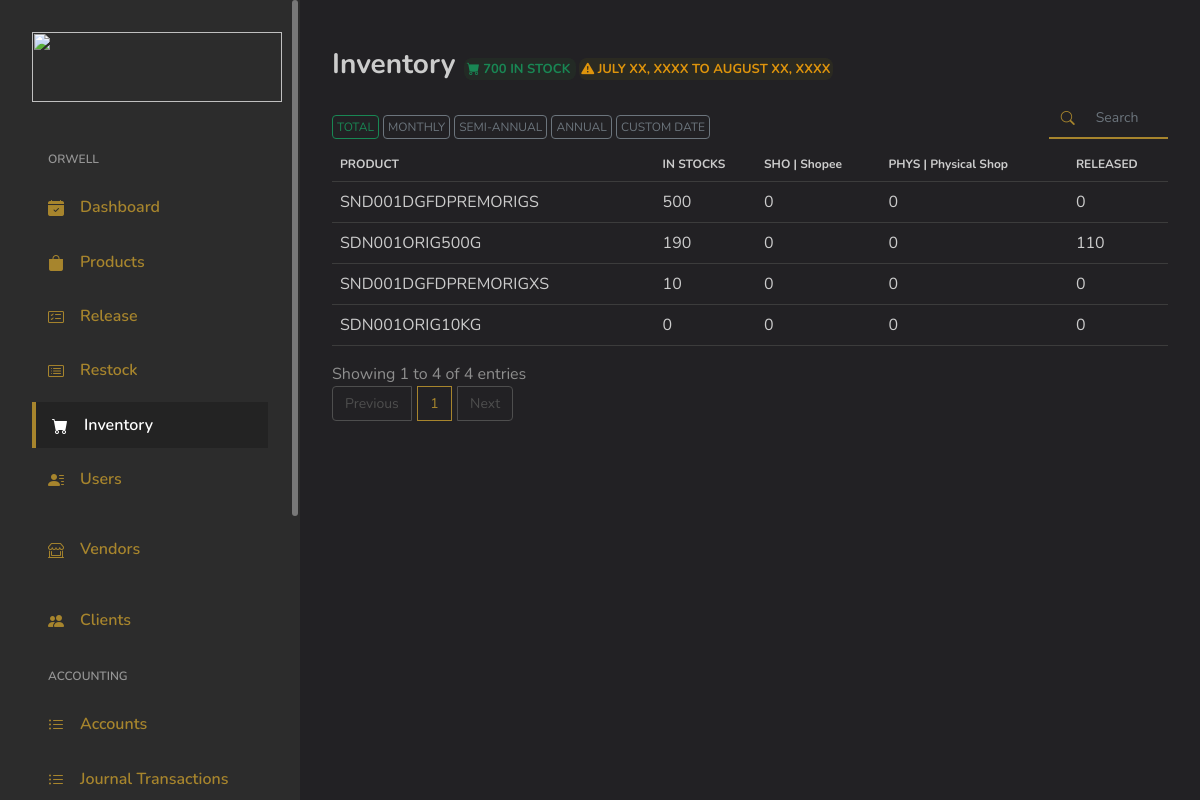
Page /index.php/admin/inventory on the earlier database version.
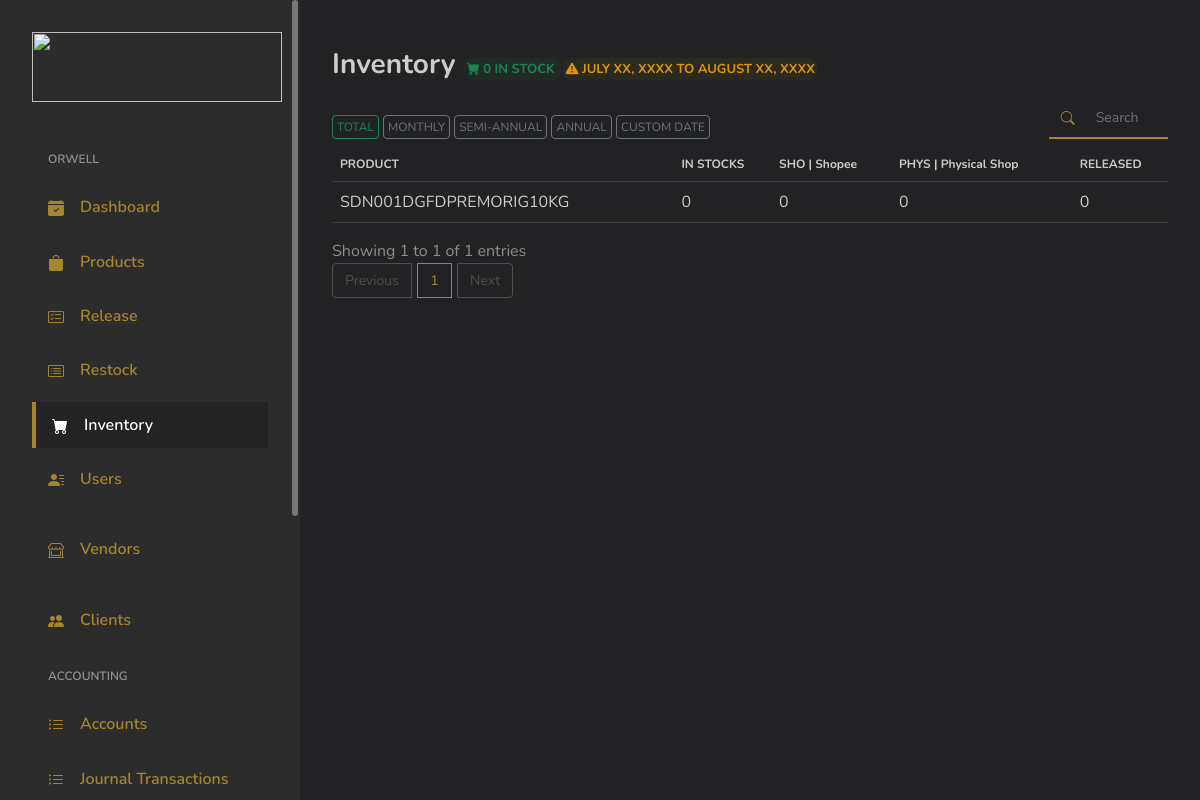
Same page on the later database version.
### tables this page shows
CREATE TABLE `products` (
  `ID` int(11) NOT NULL,
  `U_ID` int(11) DEFAULT NULL,
  `Code` varchar(255) DEFAULT NULL,
  `Product_Name` varchar(255) DEFAULT NULL,
  `Description` text DEFAULT NULL,
  `InStock` int(255) DEFAULT 0,
  `Released` int(255) DEFAULT 0,
  `Product_Category` varchar(255) DEFAULT NULL,
  `Product_Weight` varchar(255) DEFAULT NULL,
  `Price_PerItem` varchar(255) DEFAULT NULL,
  `Cost_PerItem` varchar(255) DEFAULT NULL,
  `DateAdded` varchar(255) DEFAULT NULL,
  `PriceSelling` varchar(255) DEFAULT '0',
  `Barcode_Images` varchar(255) DEFAULT NULL,
  `Status` int(11) DEFAULT NULL COMMENT '1 = added\r\n2 = archive\r\n3 = removed'
);

### application/controllers/Admin.php (called while the page is built, shortened)
<?php
class Admin extends MY_Controller {
	public $globalData = [];
	public function __construct()
	{
		$this->load->model('Model_Selects');
		$this->load->model('Model_Security');
		$this->load->model('Model_Inserts');
		$this->load->model('Model_Logbook');
		$this->load->model('Model_Updates');
		$this->load->model('Model_Deletes');
	}
	public function inventory()
	{
		$data = [];
		$data = array_merge($data, $this->globalData);
		$header['pageTitle'] = 'Inventory';
		$data['globalHeader'] = $this->load->view('main/globals/header', $header);
		$this->load->view('admin/inventory', $data);
	}
}

### index.php (called while the page is built, shortened)
<?php
require_once BASEPATH.'core/CodeIgniter.php';

### application/models/Model_Selects.php (called while the page is built, shortened)
<?php
class Model_Selects extends CI_Model {
	public function GetAllProducts()
	{
		$this->db->select('*');
		$this->db->order_by('ID', 'asc');
		$result = $this->db->get('products');
		return $result;
	}
}

### application/views/admin/inventory.php (the view, shortened to what this page needs)
<?php
$totalStocks = 0;
$getAllProducts = $this->Model_Selects->GetAllProducts();
if ($getAllProducts->num_rows() > 0) {
	foreach ($getAllProducts->result_array() as $row) {
		$totalStocks += $row['InStock'];
	}
}
?>
</head>
<body>
<div id="app">
	<div id="main">
		<div class="page-heading">
			<div class="page-title">
				<div class="row">
					<div class="col-sm-12">
						<h3>Inventory
							<span class="text-center success-banner-sm">
								<i class="bi bi-cart-fill"></i> <?=$totalStocks;?> IN STOCK
							</span>
							<span class="text-center info-banner-sm">
								<i class="bi bi-exclamation-triangle-fill"></i> JULY XX, XXXX TO AUGUST XX, XXXX
							</span>
						</h3>
					</div>
					<div class="col-sm-12 col-md-10 pt-4 pb-2">
						<button type="button" class="btn btn-sm-success">TOTAL</button>
						<button type="button" class="btn btn-sm-secondary disabled-hover">MONTHLY</button>
						<button type="button" class="btn btn-sm-secondary disabled-hover">SEMI-ANNUAL</button>
						<button type="button" class="btn btn-sm-secondary disabled-hover">ANNUAL</button>
						<button type="button" class="btn btn-sm-secondary disabled-hover">CUSTOM DATE</button>
					</div>
					<div class="col-sm-12 col-md-2 mr-auto pt-4 pb-2" style="margin-top: -15px;">
						<div class="input-group">
							<div class="input-group-prepend">
								<span class="input-group-text" style="font-size: 14px;"><i class="bi bi-search h-100 w-100" style="margin-top: 5px;"></i></span>
							</div>
							<input type="text" id="tableSearch" class="form-control" placeholder="Search" style="font-size: 14px;">
						</div>
					</div>
				</div>
			</div>
			<section class="section">
				<div class="table-responsive">
					<table id="productsTable" class="table">
						<thead style="font-size: 12px;">
							<th>PRODUCT</th>
							<th>IN STOCKS</th>
							<th>SHO | Shopee</th>
							<th>PHYS | Physical Shop</th>
							<th>RELEASED</th>
						</thead>
						<tbody>
							<?php
							if ($getAllProducts->num_rows() > 0):
								foreach ($getAllProducts->result_array() as $row): ?>
									<tr>
										<td>
											<?=$row['Code'];?>
										</td>
										<td>
											<?=$row['InStock'];?>
										</td>
										<td>
											0
										</td>
										<td>
											0
										</td>
										<td>
											<?=$row['Released']?>
										</td>
									</tr>
							<?php endforeach;
							endif; ?>
						</tbody>
					</table>
				</div>
			</section>
		</div>
	</div>
</div>
</body>
</html>

Differences in the rows shown:
removed products: Code "SND001DGFDPREMORIGXS", InStock "10", Released "0"
removed products: Code "SND001DGFDPREMORIGS", InStock "500", Released "0"
removed products: Code "SDN001ORIG500G", InStock "190", Released "110"
removed products: Code "SDN001ORIG10KG", InStock "0", Released "0"
added products: Code "SDN001DGFDPREMORIG10KG", InStock "0", Released "0"
Other differences:
$totalStocks: "700" → "0"
text written by a page script: "Showing 1 to 4 of 4 entries Previous 1 Next" → "Showing 1 to 1 of 1 entries Previous 1 Next"
